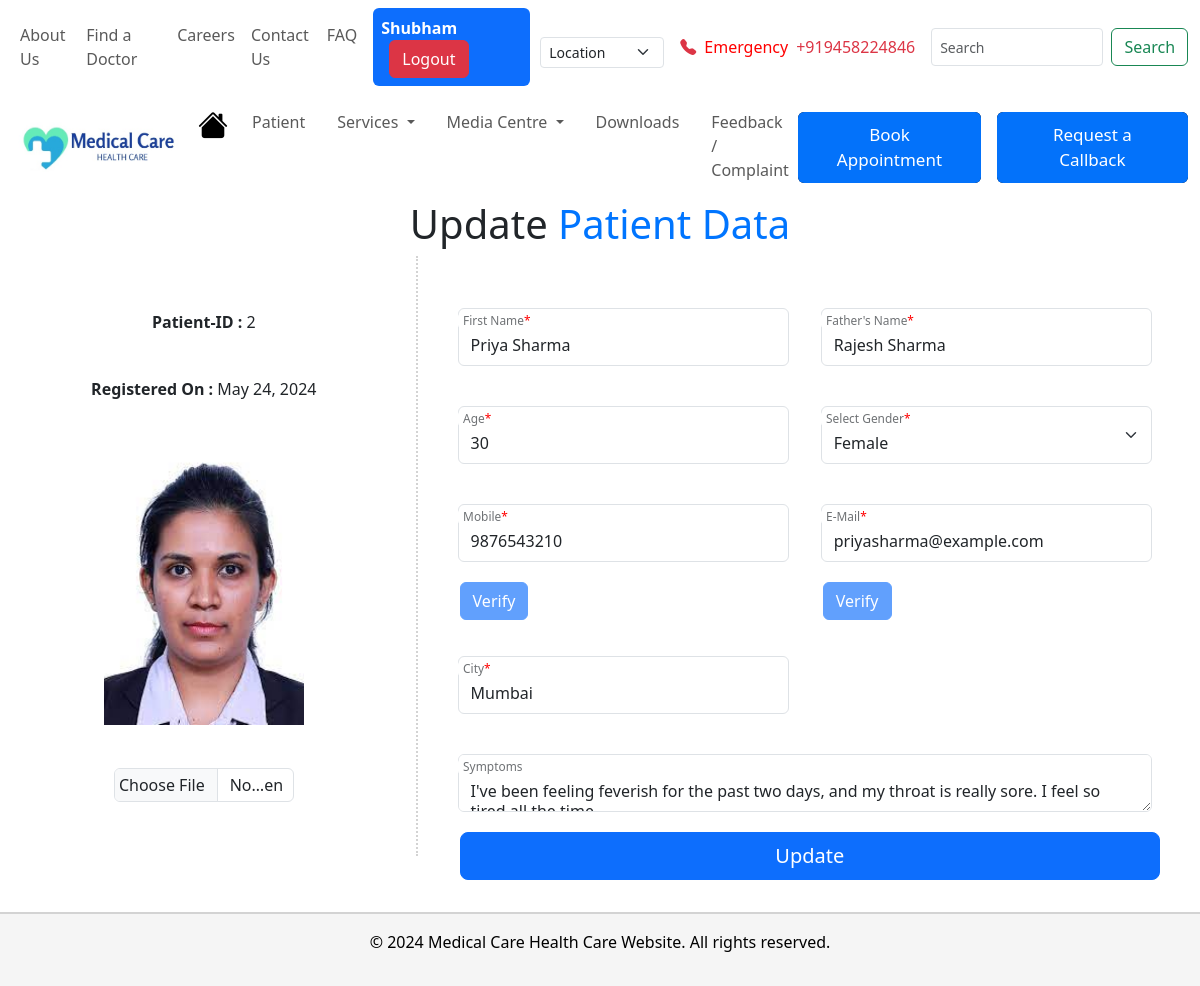
Page /patient/update/2 (signed in) on the earlier database version.
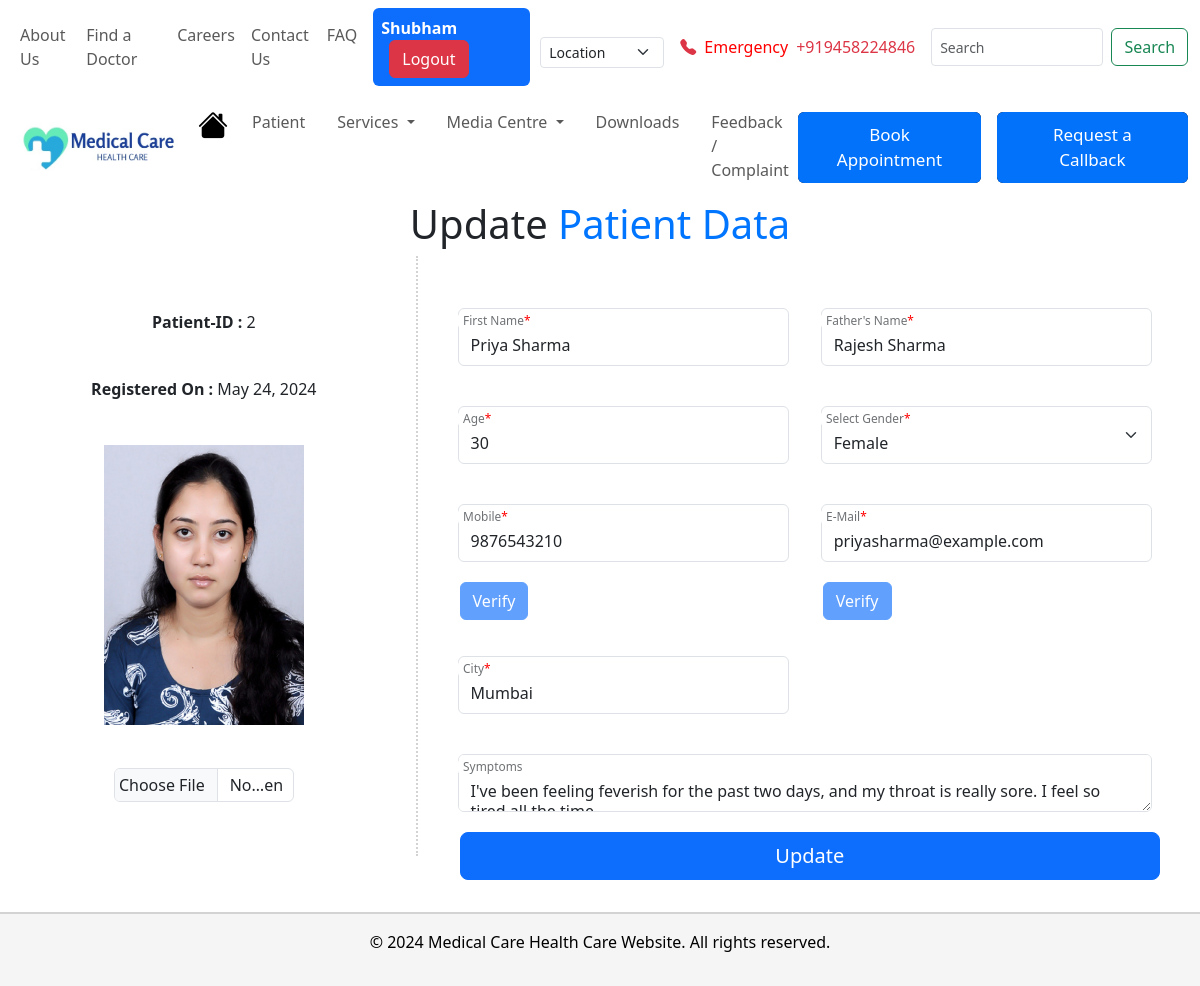
Same page on the later database version.
### Patient/models.py (models this page shows, shortened)
class Patients(models.Model):
    patient_id = models.AutoField(primary_key=True, unique=True)
    patient_full_name = models.CharField(max_length=100)
    patient_father_name = models.CharField(max_length=100)
    patient_age = models.SmallIntegerField()
    patient_gender = models.CharField(max_length=10)
    patient_mobile = models.CharField(max_length=10,unique=True)
    patient_email = models.EmailField(max_length=100,unique=True)
    patient_city = models.CharField(max_length=50)
    patient_symptoms = models.CharField(max_length=1000)
    registeration_time = models.DateField(auto_now_add=True)
    patient_image = models.ImageField(upload_to='patient_image/',null=True) # For uploaded photo

### Patient/views.py (the view, shortened to what this page needs)
# urls.py: path('update/<int:id>', views.update_patient, name='update'),
def update_patient(request,id):
    if not (request.session.get('staff_id')):
        return redirect('Patient:login')
    patient = models.Patients.objects.get(patient_id=id)
    data = {'patient':patient}
    return render(request,'Patient/update.html',context=data)

### Patient/templates/Patient/update.html (shortened to what the changed rows need)
<!DOCTYPE html>
{% load static %}
<html lang="en">
<head>
    <link href="https://cdn.jsdelivr.net/npm/bootstrap@5.3.3/dist/css/bootstrap.min.css" rel="stylesheet">
    <link rel="stylesheet" href="https://cdn.jsdelivr.net/npm/bootstrap-icons@1.11.3/font/bootstrap-icons.min.css">
    <link rel="stylesheet" href="{% static 'css/update.css' %}">
</head>
<body>
    {% include 'navbar.html' %}
    <h1 class="heading">Update <span>Patient Data</span></h1>
    <div class="patient-data">
        <form class="row g-3 needs-validation" action= "{% url 'Patient:update' id=patient.patient_id %}" method="POST" enctype="multipart/form-data" novalidate>
        <div class="left-side">
            <span><b>Patient-ID : </b>{{patient.patient_id}}</span>
            <span><b>Registered On : </b>{{patient.registeration_time}}</span>
            <img src="{{patient.patient_image.url}}" alt="patient-image" width="200px" height="280px">
            <input type="file" class="form-control" id="edit-photo" aria-describedby="inputGroupFileAddon04" aria-label="Upload" name="image">
        </div>
        <div class="right-side row g-3">
                <div class="col-md-6">
                    <div class="form-floating mb-3 form-control-sm">
                        <input name= "full_name" type="text" class="form-control" id="full_name" placeholder="Full Name" value="{{patient.patient_full_name}}">
                        <label for="full_name">First Name<font color="red">*</font></label>
                    </div>
                </div>
                <div class="col-md-6">
                    <div class="form-floating mb-3 form-control-sm">
                        <input name="father_name" type="text" class="form-control" id="father_name" placeholder="Father's Name" value="{{patient.patient_father_name}}">
                        <label for="father_name">Father's Name<font color="red">*</font></label>
                    </div>
                </div>
                <div class="col-md-6">
                    <div class="form-floating mb-3 form-control-sm">
                        <input name="age" type="text" class="form-control" id="age" placeholder="Age" value="{{patient.patient_age}}">
                        <label for="age">Age<font color="red">*</font></label>
                    </div>
                </div>
                <div class="col-md-6">
                    <div class="form-floating mb-3 form-control-sm">
                        <select name= "gender" class="form-select" aria-label="Default select example">
                        {% if patient.patient_gender == 'male' %}
                            <option>Select</option>
                            <option selected value="male">Male</option>
                            <option value="female">Female</option>
                            <option value="other">Other</option>
                        {% elif patient.patient_gender == 'female' %}
                            <option selected value="female">Female</option>
                        {% elif patient.patient_gender == 'other' %}
                            <option>Select</option>
                            <option value="male">Male</option>
                            <option value="female">Female</option>
                            <option selected value="other">Other</option>
                        {% endif %}
                        </select>
                        <label for="gender">Select Gender<font color="red">*</font></label>
                    </div>
                </div>
                <div class="col-md-6">
                    <div class="form-floating mb-3 form-control-sm">
                        <input name= "mobile" type="text" class="form-control" id="mobile" placeholder="Mobile" maxlength="10" minlength="10" value="{{patient.patient_mobile}}">
                        <label for="mobile">Mobile<font color="red">*</font></label>
                    </div>
                </div>
                <div class="col-md-6">
                    <div class="form-floating mb-3 form-control-sm">
                        <input name= "email" type="email" class="form-control" id="email" placeholder="Email" value="{{patient.patient_email}}">
                        <label for="email">E-Mail<font color="red">*</font></label>
                    </div>
                </div>
                <div class="col-md-6">
                    <div class="form-floating mb-3 form-control-sm">
                        <input name= "city" type="text" class="form-control" id="city" placeholder="City" value="{{patient.patient_city}}">
                        <label for="city">City<font color="red">*</font></label>
                    </div>
                </div>
                <div class="col-md-12">
                    <div class="form-floating form-control-sm">
                        <textarea name= "symptoms" class="form-control" id="symptoms">{{patient.patient_symptoms}}</textarea>
                        <label for="symptoms">Symptoms</label>
                    </div>
                </div>
            </div>
        </form>
    </div>
    {% include 'footer.html' %}
</body>
</html>

Differences in the rows shown:
changed Patients "Priya Sharma": patient_image: a different picture
